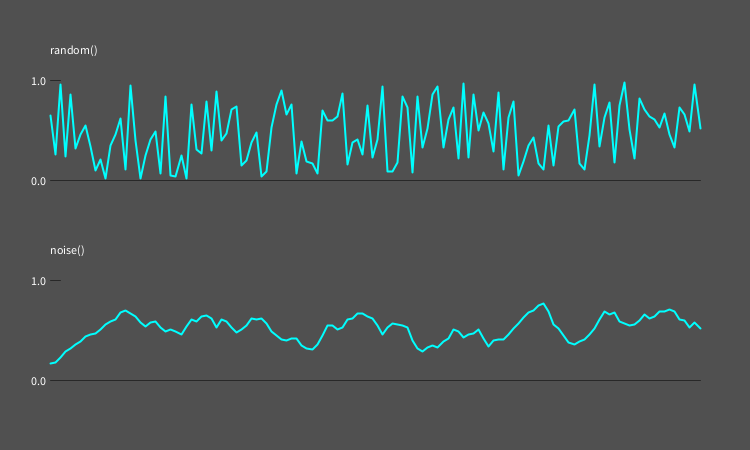
Frame 1 (no input)
Frame 60 (the mouse pressed at the canvas centre just before this capture): identical to frame 1, image omitted
Frame 120 (the mouse held since frame 60 and released just before this capture): identical to frame 1, image omitted

The Processing sketch that drew this single still picture (run headless with seeded random() and noise(); from frame 60 on, the mouse is pressed at the canvas centre):

// Processing sketch: processing_103523
// ── processing_103523.pde

/**
 * Draw line charts comparing data generated from random()                                                              
 * to data generated using noise() (Perlin Noise).
 *
 * Move the pointer over the chart to get an interactive cursor
 * for browsing the data values.
 *
 * Press any key to redraw the charts with new random values.
 */
//  Bruce Wilson, 6/20/2013

static final int kMargin=50;
static final int kRandChartY=80;
static final int kNoiseChartY=280;

static final int kLabelPadding = 5;

static final float kChartHeight=100.0;

static final int kXInterval = 5;

static final boolean kShowPoints = false;
static final boolean kDebugging = false;

float[] randomData;
float[] noiseData;
int chartWidth = 0;

void setup() {
  size(750, 450);
  chartWidth = width - 2 * kMargin;
  createData();
  frameRate(12);
}

void createData() {
  int numData = (width - 2 * kMargin) / kXInterval;
  
  // Random values
  randomData = new float[numData];
  if (kDebugging) println("Random Data:");
  for(int i = 0; i < numData; i++) {
    randomData[i] = random(0.0, 1.0);
    if (kDebugging) println("" + nf(i, 3) + " " + nf(randomData[i], 1, 4));
  }
  
  // Perlin noise values
  noiseData = new float[numData];
  
  // Reset the noiseSeed each time the data is generated, otherwise the same
  // values are computed each time (as opposed to random(), which always
  // returns different value
  // noiseSeed(millis());  // noiseSeed(millis()) doesn't seem to work in Processing.js
  noiseSeed(int(random(0.0, 10000.0)));

  // Use a random multiplier to vary the data generated each time it's created.
  // Documentation for noise() says values between 0.005 and 0.030 work best.
  float  noiseMultiplier = random(0.005, 0.030);
  
  if (kDebugging) println("Noise Data:");
  for(int i = 0; i < numData; i++) {
    noiseData[i] = noise(noiseMultiplier * float(i) * kXInterval);
    if (kDebugging) println("" + nf(i, 3) + " " + nf(noiseData[i], 1, 4));
  }
}

void draw() {
  background(80);
  drawChart(kMargin, kRandChartY, randomData, "random()");
  drawChart(kMargin, kNoiseChartY, noiseData, "noise()");
}

void drawChart(int left, int top, float[] data, String chartLabel) {
  color axisColor = color(40);
  color lineColor = color(0, 255, 255);    // cyan
  color cursorColor = color(255, 255, 0);  // yellow
  
  noFill();
  
  // Important: default strokeJoin style of MITER may cause sharp corners
  // to extend below the horizontal axis
  strokeJoin(ROUND);
  // strokeCap(ROUND);  // didn't fix the problem
  
  if (kDebugging) { stroke(255, 0, 0); ellipse(left, top, 5, 5); }
  
  // Important: keep in mind here that y coordinates increase value downwards,
  // not upwards!  Also, translate() only applies to coordinates used in drawing
  // things - it does not affect current mouse position values.
  pushMatrix();
  translate(left, top);
  if (kDebugging) println("Draw chart '" + chartLabel + "': left=" + left + ",top=" + top);
  
  // Draw the axis
  stroke(axisColor);
  strokeWeight(1);
  line(0, kChartHeight, width - 2 * kMargin, kChartHeight);

  // Chart label
  textAlign(LEFT, BOTTOM);
  text(chartLabel, 0, -kMargin / 2);
  
  // Vertical axis values
  textAlign(RIGHT, CENTER);
  text("1.0", -kLabelPadding, 0);
  line(0, 0, 10, 0);
  text("0.0", -kLabelPadding, kChartHeight);
  
  // Data line
  stroke(lineColor);
  strokeWeight(2);
  beginShape();
  for(int i=0; i < data.length; i++) {
    float x = map(i, 0, data.length - 1, 0, chartWidth);
    float y = kChartHeight - map(data[i], 0.0, 1.0, 0.0, kChartHeight);
    if (kShowPoints) ellipse(x, y, 3, 3);  // Mark the data points
    vertex(x, y);
  }
  endShape();
  
  // Vertical cursor
  if ( mouseInChart(left, top) ) {
    stroke(cursorColor);
    strokeWeight(1.0);
    
    final int cursorPadding=2;
    
    int x = mouseX - left;
    // Draw the cursor line
    line(x, 0, x, kChartHeight - cursorPadding);
    
    // Label the data value at the cursor.
    // Offset so that cursor reads the correct value just to either side
    // of a data point.
    int horizDataOffset = kXInterval / 2;
    int iData = (int)map(x + horizDataOffset, 0, chartWidth, 0, data.length - 1);
    String dataLabel = nf(data[iData], 1, 4);
    textAlign(CENTER, TOP);
    text(dataLabel, x, kChartHeight);
    // println("x=" + x + ", top=" + top + ",i=" + iData + ", data=" + data[iData]);
  }
  
  popMatrix();  
}

boolean mouseInChart(int left, int top) {
  if ( mouseY < top) return false;
  if ( mouseY > top + kChartHeight) return false;
  if ( mouseX < left ) return false;
  if ( mouseX > (width - left) ) return false;
  // println("Mouse in chart: left=" + left + ", top=" + top);
  return true;
}

void keyPressed() {
  // Create a new set of data when any key is pressed
  createData();
}
